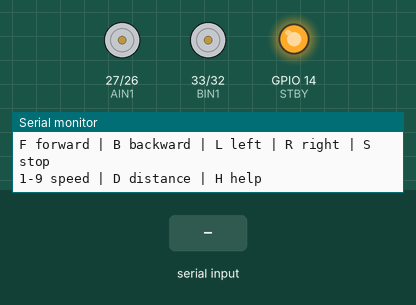
This sketch was run on a simulated ESP32. Parts: motor-driver pin pairs drawn as motors (green arrow = first pin HIGH = forward, orange = second pin HIGH = backward, longer = more drive, scaled by the enable pin, stopped while the standby pin is LOW), output pins drawn as LEDs (lit = HIGH), the last lines printed to the serial monitor. Inputs (shaded band) come from the test bench.

Above: at 1.2 s.
1.3 s: "l\n" received over Serial
At 1.8 s:
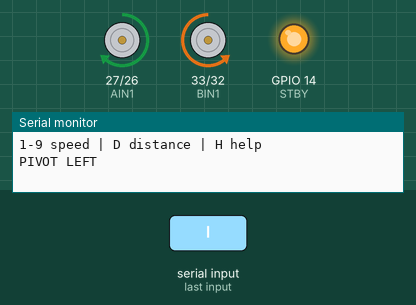
2.8 s: "R\n" received over Serial
At 4.0 s:
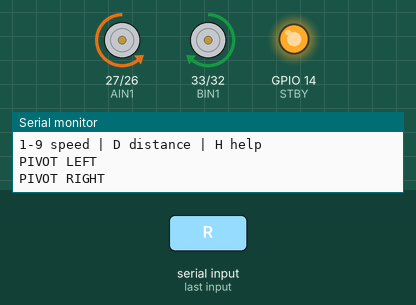
4.3 s: "F90\n" received over Serial
At 5.3 s:
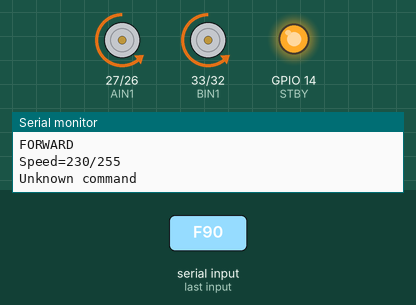
5.8 s: "B90\n" received over Serial
At 6.4 s:
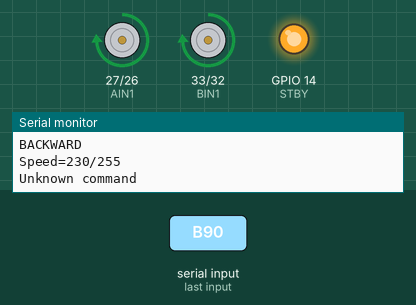
7.3 s: "F,45\n" received over Serial
At 7.6 s:
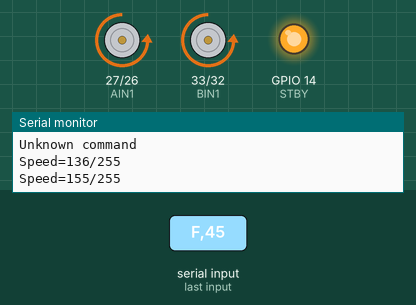
8.8 s: "B,45\n" received over Serial
At 9.9 s:
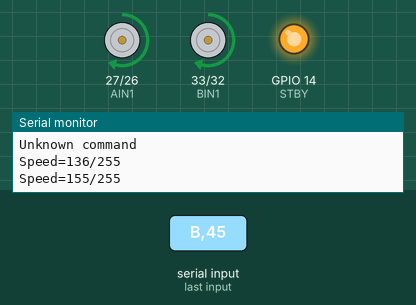
Timing chart, 0 to 11.3 s (numbered marks = the images above; inputs shaded):
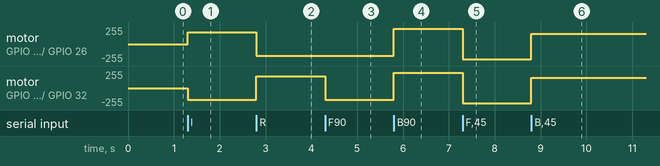

Measured:
- after the input at 1.3 s, motor on GPIO 27 (AIN1) / GPIO 26 (AIN2): stopped → forward 179/255 at once; motor on GPIO 33 (BIN1) / GPIO 32 (BIN2): stopped → backward 179/255 at once
- after the input at 2.8 s, motor on GPIO 27 (AIN1) / GPIO 26 (AIN2): forward 179/255 → backward 179/255 at once; motor on GPIO 33 (BIN1) / GPIO 32 (BIN2): backward 179/255 → forward 179/255 at once
- after the input at 4.3 s, motor on GPIO 33 (BIN1) / GPIO 32 (BIN2): forward 179/255 → backward 179/255 at once
- after the input at 5.8 s, motor on GPIO 27 (AIN1) / GPIO 26 (AIN2), motor on GPIO 33 (BIN1) / GPIO 32 (BIN2): backward 179/255 → forward 229/255 at once
- after the input at 7.3 s, motor on GPIO 27 (AIN1) / GPIO 26 (AIN2), motor on GPIO 33 (BIN1) / GPIO 32 (BIN2): forward 229/255 → backward 229/255 at once
- after the input at 8.8 s, motor on GPIO 27 (AIN1) / GPIO 26 (AIN2), motor on GPIO 33 (BIN1) / GPIO 32 (BIN2): backward 229/255 → forward 154/255 at once

The sketch:

kestral_motor_test.ino
```cpp
/*
 KESTRAL ESP32 2WD motor + HC-SR04 test
 Reconstructed from confirmed KESTRAL pin mapping/direction notes.
 Serial Monitor: 115200 baud
 Commands: F forward, B backward, L pivot left, R pivot right,
           S stop, 1-9 speed, D distance, H help.
 Raise wheels before testing. HC-SR04 ECHO needs a voltage divider.
*/
#if defined(ESP_ARDUINO_VERSION_MAJOR) && ESP_ARDUINO_VERSION_MAJOR >= 3
  #define CORE3 1
#else
  #define CORE3 0
#endif

const int AIN1=27, AIN2=26, PWMA=25; // left motor
const int BIN1=33, BIN2=32, PWMB=18; // right motor
const int STBY=14;
const int TRIG=5, ECHO=22;
const int PWM_FREQ=1000, PWM_BITS=8;
int speedValue=180;

void pwmSetup() {
#if CORE3
  ledcAttach(PWMA, PWM_FREQ, PWM_BITS);
  ledcAttach(PWMB, PWM_FREQ, PWM_BITS);
#else
  ledcSetup(0, PWM_FREQ, PWM_BITS); ledcAttachPin(PWMA, 0);
  ledcSetup(1, PWM_FREQ, PWM_BITS); ledcAttachPin(PWMB, 1);
#endif
}
void pwmLeft(int v) {
#if CORE3
  ledcWrite(PWMA, constrain(v,0,255));
#else
  ledcWrite(0, constrain(v,0,255));
#endif
}
void pwmRight(int v) {
#if CORE3
  ledcWrite(PWMB, constrain(v,0,255));
#else
  ledcWrite(1, constrain(v,0,255));
#endif
}
void leftMotor(int v) {
  v=constrain(v,-255,255);
  if(v>0){ digitalWrite(AIN1,LOW); digitalWrite(AIN2,HIGH); pwmLeft(v); }
  else if(v<0){ digitalWrite(AIN1,HIGH); digitalWrite(AIN2,LOW); pwmLeft(-v); }
  else { pwmLeft(0); digitalWrite(AIN1,LOW); digitalWrite(AIN2,LOW); }
}
void rightMotor(int v) {
  v=constrain(v,-255,255);
  if(v>0){ digitalWrite(BIN1,LOW); digitalWrite(BIN2,HIGH); pwmRight(v); }
  else if(v<0){ digitalWrite(BIN1,HIGH); digitalWrite(BIN2,LOW); pwmRight(-v); }
  else { pwmRight(0); digitalWrite(BIN1,LOW); digitalWrite(BIN2,LOW); }
}
void drive(int left, int right){ leftMotor(left); rightMotor(right); }
void stopMotors(){ drive(0,0); }

long distanceCm() {
  digitalWrite(TRIG,LOW); delayMicroseconds(3);
  digitalWrite(TRIG,HIGH); delayMicroseconds(10);
  digitalWrite(TRIG,LOW);
  unsigned long t=pulseIn(ECHO,HIGH,30000UL);
  if(t==0) return -1;
  return (long)(t*0.0343/2.0);
}
void help(){
  Serial.println("F forward | B backward | L left | R right | S stop");
  Serial.println("1-9 speed | D distance | H help");
}
void setup(){
  Serial.begin(115200);
  pinMode(AIN1,OUTPUT); pinMode(AIN2,OUTPUT);
  pinMode(BIN1,OUTPUT); pinMode(BIN2,OUTPUT);
  pinMode(STBY,OUTPUT);
  pinMode(TRIG,OUTPUT); pinMode(ECHO,INPUT);
  digitalWrite(TRIG,LOW);
  pwmSetup();
  digitalWrite(STBY,HIGH);
  stopMotors();
  Serial.println("KESTRAL motor test ready; default speed=180");
  help();
}
void loop(){
  if(!Serial.available()) return;
  char c=Serial.read();
  if(c>='1' && c<='9'){
    speedValue=map(c-'0',1,9,80,230);
    Serial.printf("Speed=%d/255\n",speedValue);
    return;
  }
  switch(c){
    case 'F': case 'f': drive(speedValue,speedValue); Serial.println("FORWARD"); break;
    case 'B': case 'b': drive(-speedValue,-speedValue); Serial.println("BACKWARD"); break;
    case 'L': case 'l': drive(-speedValue,speedValue); Serial.println("PIVOT LEFT"); break;
    case 'R': case 'r': drive(speedValue,-speedValue); Serial.println("PIVOT RIGHT"); break;
    case 'S': case 's': stopMotors(); Serial.println("STOP"); break;
    case 'D': case 'd': { long d=distanceCm(); if(d<0) Serial.println("No echo"); else Serial.printf("Distance: %ld cm\n",d); break; }
    case 'H': case 'h': help(); break;
    case '\r': case '\n': break;
    default: Serial.println("Unknown command"); break;
  }
}
```
